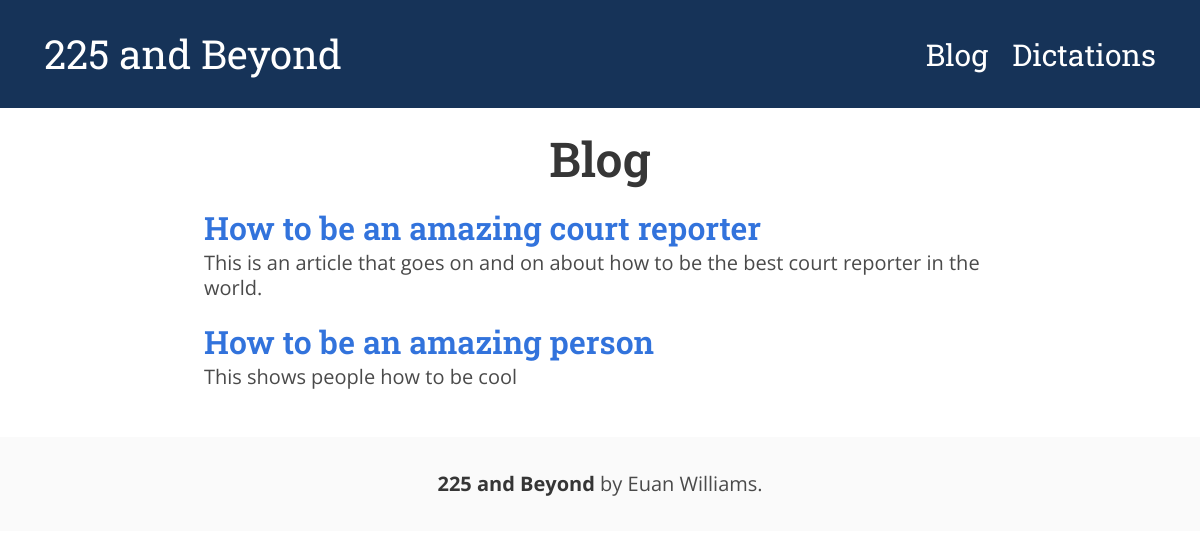
Page /blog on the earlier database version.
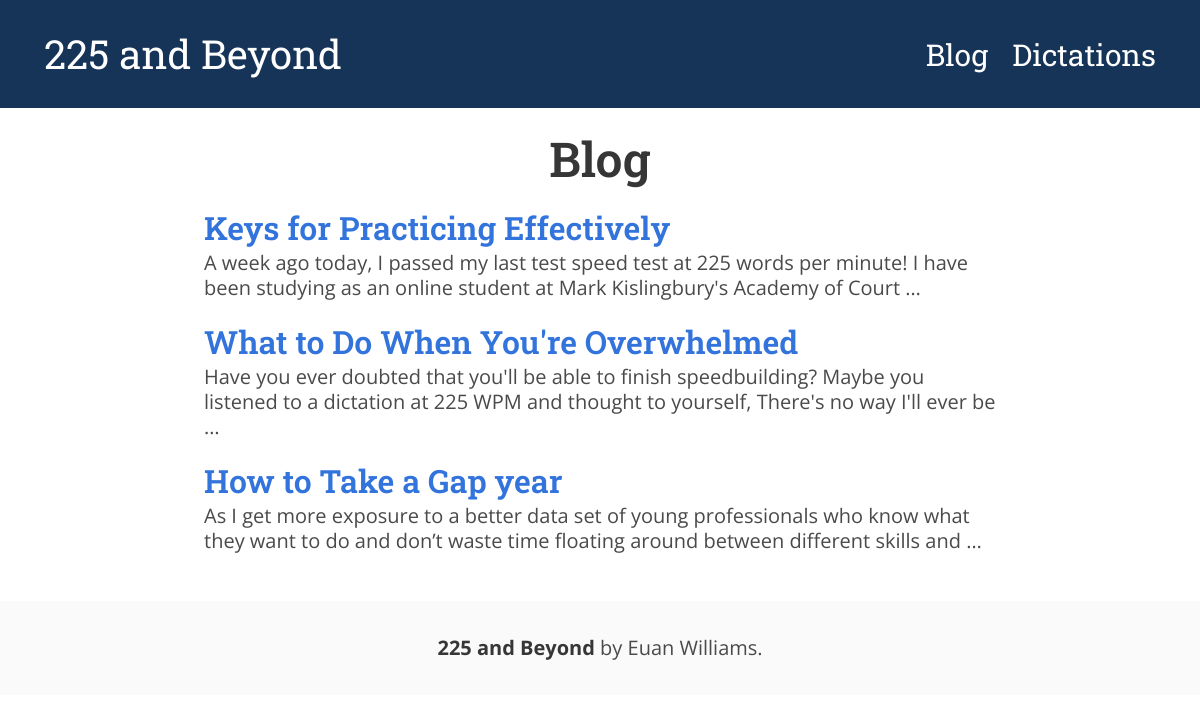
Same page on the later database version.
### blog/models.py (models this page shows, shortened)
class Post(models.Model):
    slug = models.SlugField(unique=True)
    author = models.ForeignKey(settings.AUTH_USER_MODEL, on_delete=models.SET_NULL, null=True)
    title = models.CharField(max_length=200)
    created_date = models.DateTimeField(default=timezone.now)
    published_date = models.DateTimeField(blank=True, null=True)
    text = models.TextField()
    tags = TaggableManager()
    def get_absolute_url(self):
        return reverse('blogpost_view', args=[str(self.slug)])

### blog/views.py (the view)
# urls.py: path('blog', blog_views.blog, name='blog'),
def blog(request):
    posts = Post.objects.all()
    return render(request, 'blog.html', {'posts': posts})

### templates/blog.html
{% extends "base.html" %}
{% block content %}
<div class="columns is-centered is-mobile">
    <div class="column is-8-tablet is-four-fifths-mobile blog-container">
        <div class="title-container">
            <h2 class="title is-1">Blog</h2>
        </div>
        {% for post in posts %}
        <div class="post">
            <p class="title is-3"><a href="{{post.get_absolute_url}}">{{post.title}}</a></p>
            <div class="subtitle is-5">{{post.text|truncatewords:30|safe}}</div>
        </div>
        {% endfor %}
    </div>
</div>
{% endblock %}

### templates/base.html (shortened to what this page needs)
{% load static %}
<!DOCTYPE html>
<html>
  <head>
    <link rel="stylesheet" href="{% static 'css/styles.css' %}">
  </head>
  <body>
    <nav class="navbar is-spaced" role="navigation" aria-label="main navigation">
      <div class="navbar-brand">
        <a class="navbar-item" href="{% url 'home' %}">225 and Beyond</a>
      </div>
      <div class="navbar-menu is-shadowless" id="navbarBasicExample">
        <div class="navbar-end">
          <a class="navbar-item" href="{% url 'blog' %}"">Blog</a>
          <a class="navbar-item" href="{% url 'dictations'%}">Dictations</a>
        </div>
      </div>
    </nav>
    {% block content %}
    {% endblock %}
    <footer class="footer">
      <div class="content has-text-centered">
        <p><strong>225 and Beyond</strong> by Euan Williams.
      </div>
    </footer>
  </body>
</html>

Differences in the rows shown:
changed Post: title "How to be an amazing court reporter" → "Keys for Practicing Effectively"; text "This is an article that goes on and on about how to be the best court reporter in the world." → "A week ago today, I passed my last test speed test at 225 words per minute! I have been studying as an online student at Mark Kislingbury's Academy of Court …"
changed Post: title "How to be an amazing person" → "What to Do When You're Overwhelmed"; text "This shows people how to be cool" → "Have you ever doubted that you'll be able to finish speedbuilding? Maybe you listened to a dictation at 225 WPM and thought to yourself, There's no way I'll ever be …"
added Post: title "How to Take a Gap year", text "As I get more exposure to a better data set of young professionals who know what they want to do and don’t waste time floating around between different skills and …"
